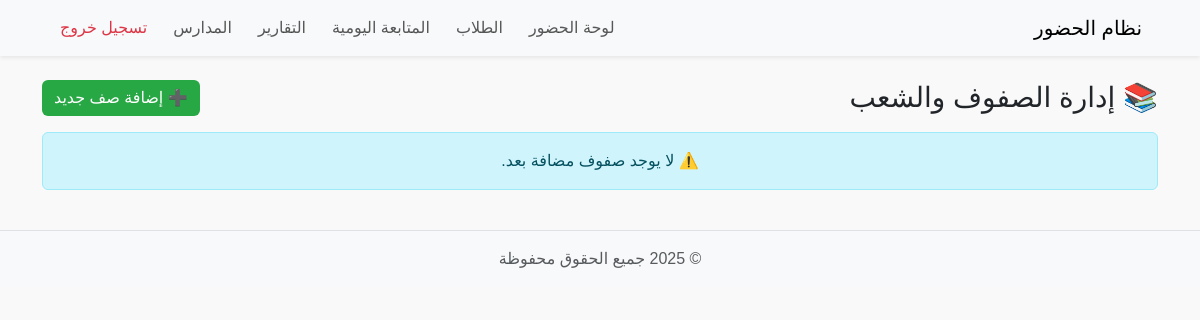
The page /classes (signed in) on the database as committed earlier.
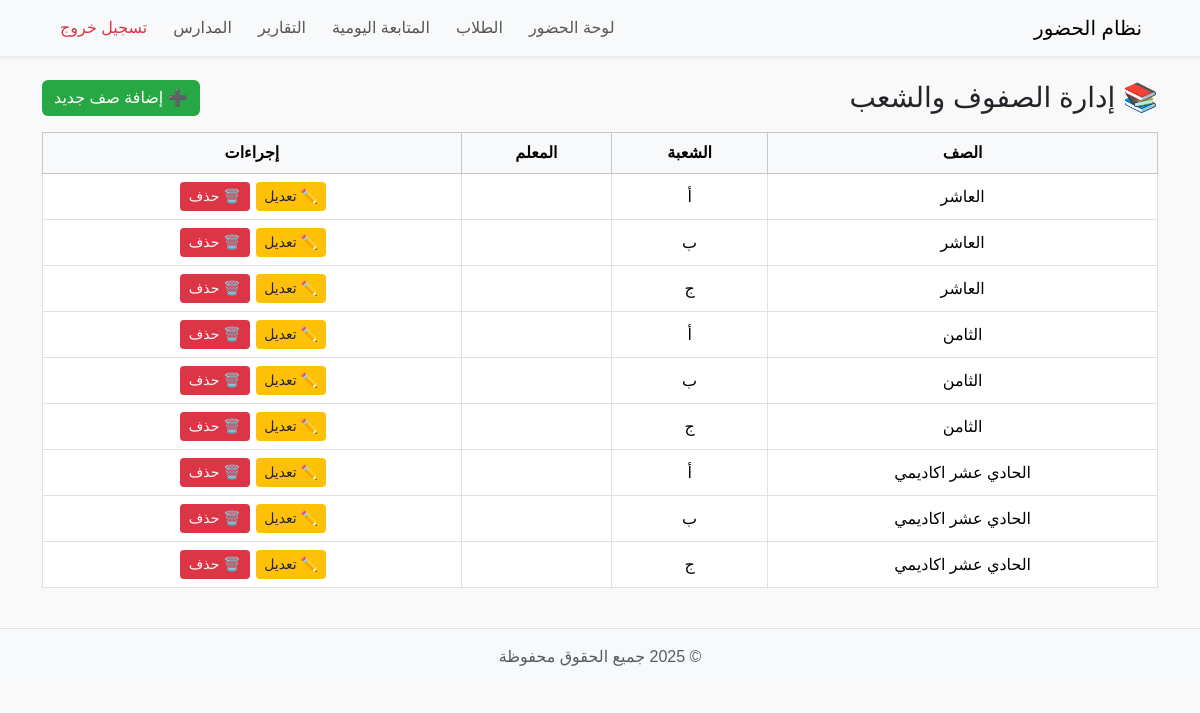
The same page on the database as committed later.
### tables this page shows
CREATE TABLE teacher_classes (
    id INTEGER PRIMARY KEY AUTOINCREMENT,
    class_name TEXT NOT NULL,
    section TEXT NOT NULL,
    period TEXT NOT NULL
, school_id INTEGER);

### app.py (the view)
@app.route("/classes")
@login_required
def list_classes():
    conn = db.get_db_connection()
    rows = conn.execute("""
        SELECT tc.id, tc.class_name, tc.section, tc.period,
               GROUP_CONCAT(t.teacher_name, ', ') AS teacher_names
        FROM teacher_classes tc
        LEFT JOIN class_teachers ct ON tc.id = ct.class_id
        LEFT JOIN teachers t ON ct.teacher_id = t.id
        WHERE tc.school_id = ?
        GROUP BY tc.id
    """, (session["school_id"],)).fetchall()
    conn.close()
    return render_template("list_classes.html", classes=rows)

### auth.py (called while the page is built)
def login_required(f):
    @wraps(f)
    def decorated_function(*args, **kwargs):
        if 'user' not in session:
            return redirect(url_for('login'))
        return f(*args, **kwargs)
    return decorated_function

### db.py (called while the page is built)
def get_db_connection():
    conn = sqlite3.connect(DB_NAME)
    conn.row_factory = sqlite3.Row
    return conn

### templates/list_classes.html (shortened to what this page needs)
{% include 'partials/header.html' %}
{% include 'partials/navbar.html' %}
<div class="container mt-4">
  <div class="d-flex justify-content-between align-items-center mb-3">
    <h3 class="mb-0">📚 إدارة الصفوف والشعب</h3>
    <a href="{{ url_for('add_class') }}" class="btn btn-success">➕ إضافة صف جديد</a>
  </div>
  {% if classes %}
  <div class="table-responsive">
    <table class="table table-bordered table-hover align-middle text-center">
      <thead class="table-light">
        <tr>
          <th>الصف</th>
          <th>الشعبة</th>
          <th>المعلم</th>
          <th>إجراءات</th>
        </tr>
      </thead>
      <tbody>
        {% for c in classes %}
        <tr id="row-{{ c.id }}">
          <td>{{ c.class_name }}</td>
          <td>{{ c.section }}</td>
          <td>{{ c.teacher_name }}</td>
          <td>
            <a href="{{ url_for('edit_class', class_id=c.id) }}" class="btn btn-sm btn-warning">✏️ تعديل</a>
            <button class="btn btn-sm btn-danger" onclick="deleteClass({{ c.id }})">🗑️ حذف</button>
          </td>
        </tr>
        {% endfor %}
      </tbody>
    </table>
  </div>
  {% else %}
  <div class="alert alert-info text-center">⚠️ لا يوجد صفوف مضافة بعد.</div>
  {% endif %}
</div>
{% include 'partials/footer.html' %}

### templates/partials/header.html (shortened to what this page needs)
<!DOCTYPE html>
<html lang="ar">
<head>
    <link href="https://cdn.jsdelivr.net/npm/bootstrap@5.3.2/dist/css/bootstrap.min.css" rel="stylesheet">
    <link type="text/css" rel="stylesheet" href="https://cdn.jsdelivr.net/npm/jsgrid@1.5.3/dist/jsgrid.min.css" />
    <link type="text/css" rel="stylesheet" href="https://cdn.jsdelivr.net/npm/jsgrid@1.5.3/dist/jsgrid-theme.min.css" />
    <link rel="stylesheet" href="{{ url_for('static', filename='css/style.css') }}?v=1.0">
</head>
<body>

### templates/partials/navbar.html (shortened to what this page needs)
<nav class="navbar navbar-expand-lg navbar-light bg-light shadow-sm">
    <div class="container">
        <a class="navbar-brand" href="{{ url_for('dashboard') }}">نظام الحضور</a>
        <div class="collapse navbar-collapse" id="navbarNav">
            <ul class="navbar-nav me-auto mb-2 mb-lg-0">
                <li class="nav-item">
                    <a class="nav-link" href="{{ url_for('dashboard') }}">لوحة الحضور</a>
                </li>
                <li class="nav-item">
                    <a class="nav-link" href="{{ url_for('students') }}">الطلاب</a>
                </li>
                <li class="nav-item">
                    <a class="nav-link" href="{{ url_for('tracking_page') }}">المتابعة اليومية</a>
                </li>
                <li class="nav-item">
                    <a class="nav-link" href="{{ url_for('reports_page') }}">التقارير</a>
                </li>
                {% if session.get('role') == 'superadmin' %}
                <li class="nav-item">
                    <a class="nav-link" href="{{ url_for('list_schools') }}">المدارس</a>
                </li>
                {% endif %}
                <li class="nav-item">
                    <a class="nav-link text-danger" href="{{ url_for('logout') }}">تسجيل خروج</a>
                </li>
            </ul>
        </div>
    </div>
</nav>

### templates/partials/footer.html (shortened to what this page needs)
<footer class="bg-light text-center text-muted py-3 mt-4 border-top">
    © 2025 جميع الحقوق محفوظة
</footer>
</body>
</html>

### static/css/style.css (style rules this page uses)
html, body { height: 100%; margin: 0; padding: 0; }
body { font-family: 'Tajawal', sans-serif; background-color: #f9f9f9; direction: rtl; text-align: right; display: flex; flex-direction: column; min-height: 100vh; }
.navbar { width: 100% !important; padding-left: 0 !important; padding-right: 0 !important; }
.navbar .nav-link { margin-left: 10px; }
table { width: 100%; border-collapse: collapse; direction: rtl; }
th, td { text-align: center; padding: 10px; vertical-align: middle; }
th { background-color: #f8f9fa; }
td button { min-width: 70px; margin: 0 2px; }
.btn-success { background-color: #28a745; border: none; }
.btn-warning { background-color: #ffc107; border: none; color: #212529; }
.btn-danger { background-color: #dc3545; border: none; }
footer { background-color: #f8f9fa; color: #6c757d; text-align: center; padding: 15px 0; border-top: 1px solid #dee2e6; width: 100%; margin-top: 50px; }

Rows that differ between the two databases and show on the page:
added teacher_classes: class_name "العاشر", section "أ"
added teacher_classes: class_name "العاشر", section "ب"
added teacher_classes: class_name "العاشر", section "ج"
added teacher_classes: class_name "الثامن", section "أ"
added teacher_classes: class_name "الثامن", section "ب"
added teacher_classes: class_name "الثامن", section "ج"
added teacher_classes: class_name "الحادي عشر اكاديمي", section "أ"
added teacher_classes: class_name "الحادي عشر اكاديمي", section "ب"
added teacher_classes: class_name "الحادي عشر اكاديمي", section "ج"
Other text that changed with them:
text no longer shown: "⚠️ لا يوجد صفوف مضافة بعد."
text now shown: "الصف الشعبة المعلم إجراءات"
